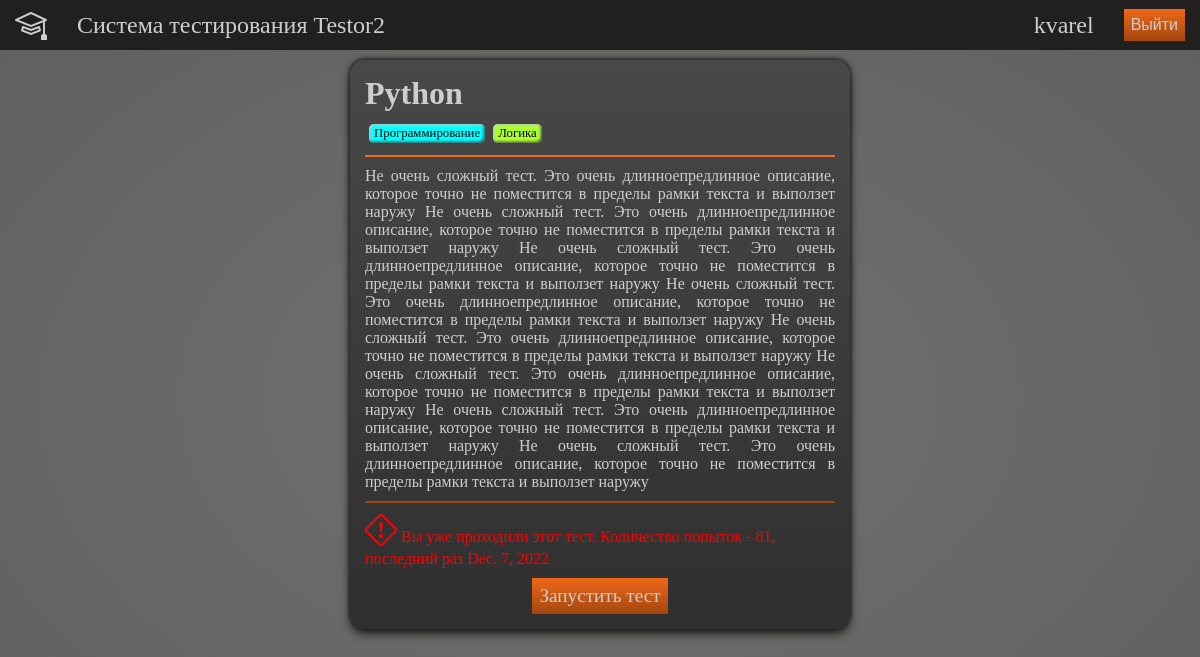
The app's page /test/1/detail/ (signed in), older data.
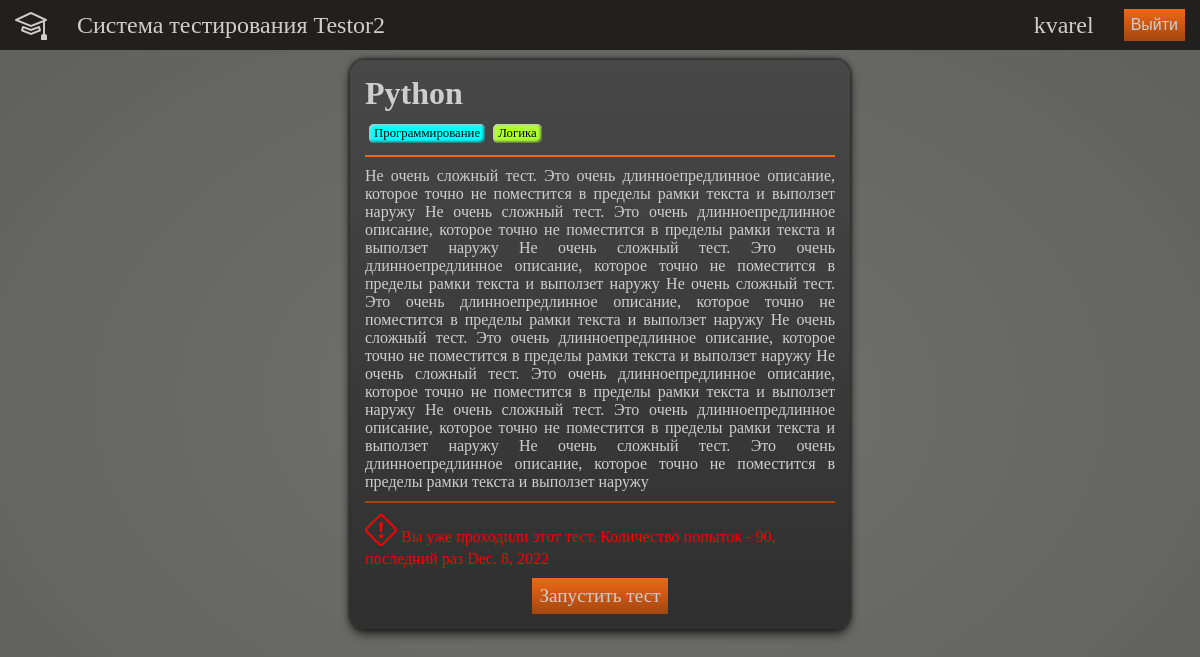
The same page, newer data.
### core/models.py (models this page shows, shortened)
class TestModel(models.Model):
	title = models.CharField('Название теста', max_length=50)
	description = models.TextField('Описание теста', blank=True)
	groups = models.ManyToManyField(TestGroupModel, verbose_name='Принадлежность к группам')
	class Meta:
		verbose_name = 'Тест'
		verbose_name_plural = 'Тесты'

class TestGroupModel(models.Model):
	title = models.CharField('Название группы', max_length=50)
	description = models.TextField('Описание группы', blank=True)
	class Meta:
		verbose_name = 'Группа тестов'
		verbose_name_plural = 'Группы тестов'

class TestingModel(models.Model):
	user = models.ForeignKey(settings.AUTH_USER_MODEL, on_delete=models.CASCADE, verbose_name='Пользователь')
	test = models.ForeignKey(TestModel, on_delete=models.CASCADE, verbose_name='Тест')
	date = models.DateTimeField('Дата прохождения', auto_now_add=True)
	correct_answers = models.IntegerField('Количество правильных ответов', default=0)
	wrong_answers = models.IntegerField('Количество неправильных ответов', default=0)
	is_start = models.BooleanField('Тестирование начато', default=False)
	is_completed = models.BooleanField('Тестирование завершено', default=False)

### core/views.py (the view)
# urls.py: path('<int:pk>/detail/', TestDetailView.as_view(), name='test-detail'),
class TestDetailView(LoginRequiredMixin, generic.DetailView):
	model = TestModel
	template_name = 'core/test_detail.html'
	def get_context_data(self, **kwargs):
		ctx = super().get_context_data(**kwargs)
		attept = TestingModel.objects.filter(user=self.request.user, test=self.object)
		ctx['attept_last'] = attept.last()
		ctx['attept_count'] = attept.count()
		ctx['groups'] = self.object.groups.all()
		return ctx

### core/templates/core/test_detail.html (shortened to what this page needs)
{% extends 'core/base.html' %}
{% load static %}
{% block style_head %}
<link rel="stylesheet" href="{% static 'css/test-detail.css' %}">
{% endblock %}
{% block content_body %}
	<div class="card">
		<div class="container">
			<div class="title">{{ object.title }}</div>
			<div class="group-list">
				{% for group in groups %}
					<div class="group-item">
						<div class="group-item__name">{{ group.title }}</div>
					</div>
				{% endfor %}
			</div>
			<div class="description">{{ object.description }}</div>
			<div class="history">
				{% if attept_count %}
					<span><i class="bi bi-exclamation-diamond"></i></span> Вы уже проходили этот тест. Количество попыток - {{ attept_count }}, последний раз {{ attept_last.date|date }}
				{% endif %}
			</div>
			<a class="run-test" href="{% url 'test-start' pk=object.pk %}">
				Запустить тест
			</a>
		</div>
	</div>
{% endblock %}

### core/templates/core/base.html (shortened to what this page needs)
{% load static %}
<!DOCTYPE html>
<html lang="en">
<head>
	<link rel="stylesheet" href="{% static 'css/base.css' %}">
	<link rel="stylesheet" href="https://cdn.jsdelivr.net/npm/bootstrap-icons@1.10.2/font/bootstrap-icons.css">
	{% block style_head %}{% endblock %}
</head>
<body>
	<div class="nav">
		<div class="brand"><a href="{% url 'test-list' %}"><i class="bi bi-mortarboard"></i></a></div>
		<div class="name">Система тестирования Testor2</div>
		<div class="user">{{ user.username }}</div>
		<form method="post" action="{% url 'logout' %}">
			<button type="submit">Выйти</button>
		</form>
	</div>
	{% block content_body %}{% endblock %}
</body>
</html>

### core/static/css/base.css (style rules this page uses)
:root { --white: #cecece; --gray1: #727271; --gray2: #5f605d; --gray3: #484848; --gray4: #2f2f2f; --black: #21201f; --orange: #ef6817; --orange-light: #e0966a; --orange-dark: #a24710; --box-background: linear-gradient(to top, var(--gray4), var(--gray3)); --box-hover-background: linear-gradient(to top, var(--black), var(--gray4)); --box-shadow: 0 -1px 5px var(--black), 0 0 3px var(--black), 0 5px 10px var(--black); --button-background: linear-gradient(to top, var(--orange-dark), var(--orange)); --button-hover-background: linear-gradient(to top, var(--orange), var(--orange-light)); }
* { box-sizing: border-box; margin: 0; padding: 0; }
body { min-height: 100vh; background: radial-gradient(var(--gray1), var(--gray2)); }
.nav { position: relative; height: 50px; display: flex; align-items: center; justify-content: center; background: var(--black); z-index: 999; }
.nav .brand { position: relative; margin: 0 15px; }
.nav .brand a { font-size: 2em; color: var(--white); text-decoration: none; }
.nav .name { position: relative; font-size: 1.5em; color: var(--white); margin: 0 15px; cursor: default; }
.nav .user { position: relative; font-size: 1.5em; color: var(--white); margin: 0 15px; }
.nav form button { position: relative; font-size: 1em; padding: 7px; color: var(--white); margin: 0 15px; background: var(--button-background); border: none; }
.nav form button::before { content: 'Не делайте этого! Это опасно!'; position: absolute; top: 140%; right: 15%; width: 200px; height: 50px; border-radius: 15px; padding: 10px; background: var(--black); font-size: 1.3em; visibility: hidden; opacity: 0; transition: 0.5s; }

### core/static/css/test-detail.css (style rules this page uses)
.card { position: relative; display: flex; width: 100%; justify-content: center; }
.container { position: relative; display: grid; grid-gap: 10px; width: 500px; background: var(--box-background); box-shadow: var(--box-shadow); border-radius: 15px; padding: 15px; margin: 10px; }
.container .title { color: var(--white); font-size: 2em; font-weight: bold; }
.container .group-list { position: relative; display: flex; flex-wrap: wrap; }
.container .group-item { position: relative; display: flex; align-items: center; justify-content: center; border-radius: 5px; padding: 2px 5px; margin: 2px 4px; font-size: 0.8em; cursor: default; box-shadow: inset 1px 1px 3px var(--white), inset -1px -1px 3px var(--gray4); }
.container .group-item:nth-child(odd) { background: aqua; }
.container .group-item:nth-child(even) { background: greenyellow; }
.description { font-size: 1em; color: var(--white); text-align: justify; padding: 10px 0; border-bottom: 2px solid var(--orange-dark); border-top: 2px solid var(--orange); }
.history { color: red; }
.history span { font-size: 2em; }
.run-test { justify-self: center; font-size: 1.2em; padding: 7px; text-decoration: none; color: var(--white); margin: 0 15px; background: var(--button-background); border: none; }

Row changes from the older to the newer data that the page shows:
no longer on this page (row unchanged): TestingModel: date "Dec. 7, 2022"
added TestingModel: date "Dec. 8, 2022"
Text that changed along with them:
{{ attept_count }}: "81" → "90"
